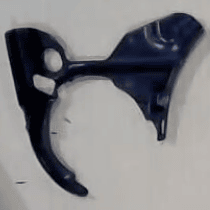
#> input picture hu_moment/images/right_factory_0.png, 210 x 210 px
$ python hu.py
#> lines starting #> are read from the running program, lines starting #| are printed output that depends on the picture; long printed decimals are rounded
import cv2
import numpy as np
from dilation import process_images_and_create_yolo_labels

# Compute Hu Moments
def get_hu_moments(img):
    # Convert to grayscale if image is color
    if len(img.shape) == 3:
        img = cv2.cvtColor(img, cv2.COLOR_BGR2GRAY)
    moments = cv2.moments(img)
    hu_moments = cv2.HuMoments(moments).flatten()
    return hu_moments

#process_images_and_create_yolo_labels(["images/right_factory_0.png", "images/right_factory_1.png", "images/left_factory_0.png"], "yolo_labels")

# Load contour images (explicitly in grayscale)
img1 = cv2.imread("./images/right_factory_0.png", cv2.IMREAD_GRAYSCALE)
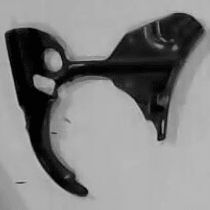
#> img1: shape (210, 210); min 2, max 184, mean 129.7
img2 = cv2.imread("./images/right_factory_1.png", cv2.IMREAD_GRAYSCALE)
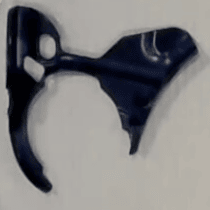
#> input picture hu_moment/images/right_factory_1.png, 210 x 210 px
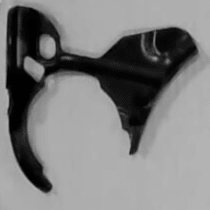
#> img2: shape (210, 210); min 1, max 179, mean 125.6
img3 = cv2.imread("./images/left_factory_0.png", cv2.IMREAD_GRAYSCALE)
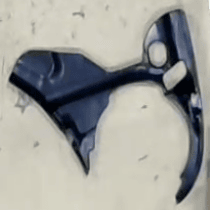
#> input picture hu_moment/images/left_factory_0.png, 210 x 210 px
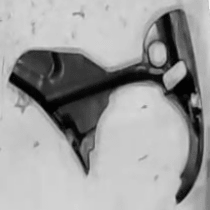
#> img3: shape (210, 210); min 3, max 243, mean 156.8

# Check if images were loaded successfully
if img1 is None or img2 is None or img3 is None:
    print("Error: Could not load one or more images")
    exit(1)

hu1 = get_hu_moments(img1)
#> in get_hu_moments, `moments = cv2.moments(img)`: moments = moments, m00 5719154, centre m10/m00, m01/m00 = (108, 113.5)
#> in get_hu_moments, `hu_moments = cv2.HuMoments(moments).flatten()`: hu_moments = [0.00136, 1.06e-08, 5.09e-11, 3.73e-11, 1.31e-21, 3.73e-15, 9.58e-22]
#> hu1 has the same summary as hu_moments in get_hu_moments
hu2 = get_hu_moments(img2)
#> hu2 = [0.00139, 8.68e-09, 5.51e-11, 4.52e-11, 1.98e-21, 3.4e-15, 1.09e-21]
hu3 = get_hu_moments(img3)
#> hu3 = [0.00114, 7.44e-09, 3.52e-12, 6.41e-12, 3.02e-23, 4.64e-16, -3.92e-24]

# Compute similarity using Euclidean Distance
distance_1_2 = np.linalg.norm(hu1 - hu2)
#> distance_1_2 = 2.93e-05
distance_1_3 = np.linalg.norm(hu1 - hu3)
#> distance_1_3 = 0.000216

# Use exponential scaling for better handling of small distances
def calculate_similarity(distance, sensitivity=50.0):
    """
    Calculate similarity using exponential scaling
    sensitivity: controls how quickly similarity drops with distance (higher = more sensitive)
    """
    return np.exp(-sensitivity * distance) * 100

# Calculate similarities
similarity_1_2_percent = calculate_similarity(distance_1_2)
#> similarity_1_2_percent = 99.85
similarity_1_3_percent = calculate_similarity(distance_1_3)
#> similarity_1_3_percent = 98.93

# Print results
print(f"Hu Moments Distance between img1 and img2: {distance_1_2:.6f}")
#| Hu Moments Distance between img1 and img2: 2.9e-05
print(f"Similarity between img1 and img2: {similarity_1_2_percent:.2f}%")
#| Similarity between img1 and img2: 99.85%

print(f"Hu Moments Distance between img1 and img3: {distance_1_3:.6f}")
#| Hu Moments Distance between img1 and img3: 0.000216
print(f"Similarity between img1 and img3: {similarity_1_3_percent:.2f}%")
#| Similarity between img1 and img3: 98.93%
